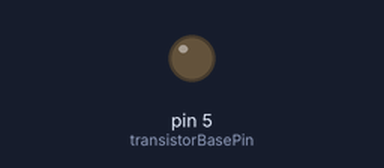
Bench run of a sketch on a simulated Arduino Uno, built with avr-gcc and run on an emulated ATmega328P. Shown: output pins drawn as LEDs (lit = HIGH).

Above: at 0.15 s.
At 39.84 s:
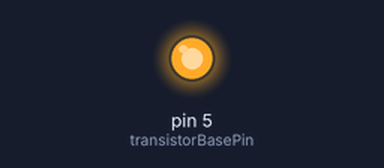
Timing chart, 0 to 40.0 s (numbered marks = the images above):
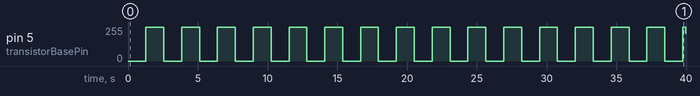

Measured:
- by itself, pin 5 (transistorBasePin): 0/255 → 255/255 at 1.3 s, → 0/255 1.3 s later, → 255/255 1.3 s later, → 0/255 1.3 s later, … (32 changes in this stretch)

The sketch:

transistor_as_amplifier_with_arduino.ino
```cpp
const int transistorBasePin = 5;

void setup()
{
  Serial.begin(9600);
  pinMode(transistorBasePin, OUTPUT);
}

void loop()
{
  for (int i=0; i<=255; i++)
  {
    analogWrite(transistorBasePin, i);
    delay(5);
  }
  for (int i=255; i>=0; i--)
  {
    analogWrite(transistorBasePin, i);
    delay(5);
  }
}
```
